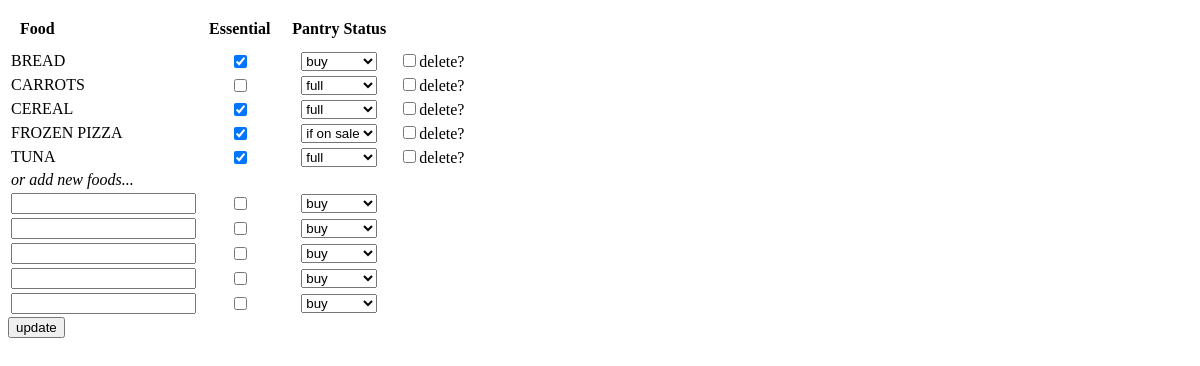
/pantry, run on an earlier commit of the app's database.
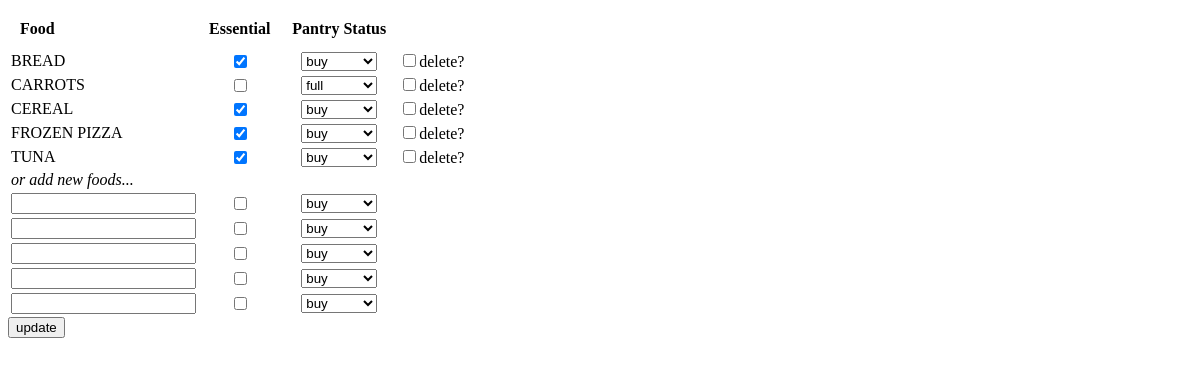
And on a later commit of the database.
### app.py (models this page shows, shortened)
class Food(db.Model):
    id = db.Column(db.Integer, primary_key=True)
    name = db.Column(db.String(80), unique=True)
    essential = db.Column(db.Boolean)
    status = db.Column(db.Integer)
    locations = db.relationship('Store', secondary=location_table,
        backref=db.backref('foods', lazy='dynamic'))

### app.py (the view, shortened to what this page needs)
@app.route('/pantry', methods=['GET', 'POST'])
def pantry():
    food = Food.query.order_by(Food.name)
    locations = Store.query.order_by("name").all()
    return render_template('pantry.html', food=food, locations=locations)

### templates/pantry.html (shortened to what this page needs)
{% extends "layout.html" %}
{% block content %}
<form action="" method="post">
       <table>
                <tr>
          <th>Food</th>
          <th>Essential</th>
          <th>Pantry Status</th>
         </tr>
        {% for f in food %}
        <tr>
            <td>{{f.name|upper}}</td>
            <td><input type="checkbox" name="{{f.name+'_essential'}}" value=1 {% if f.essential %} checked {% endif %} ></td>
            <td>
              <select name='{{f.name+"_status"}}'>
                  <option value="0" {% if f.status == 0 %} selected {% endif %} >buy</option>
                  <option value="1" {% if f.status == 1 %} selected {% endif %}>full</option>
                  <option value="2" {% if f.status == 2 %} selected {% endif %}>if on sale</option>
            </select>
          </td>
            <td><input type="checkbox" name='{{f.name+"_delete"}}' value=1 >delete?</td>
           {% endfor %}
        </tr>
        <tr>
            <td><em>or add new foods...</em> </td>
            <td></td>
        </tr>
           {% for i in range(5) %}
        <tr>
           <td><input type="text" name='{{i}}'> </td>
           <td><input type="checkbox" name='{{ "checkbox_" + i|string }}' value=1></td>
           <td>
              <select name='{{"status_" + i|string}}'>
                  <option value="0">buy</option>
            </select>
        </tr>
           {% endfor %}
       </table>
    <input type="submit" value='update'>
    </form>
{% endblock %}

### templates/layout.html (shortened to what this page needs)
<html>
<head>
    <link rel="stylesheet" href="/static/style.css">
</head>
<body>
    <div class="content">
    {% block content %}
    {% endblock %}
</div>
</body>
</html>

### static/style.css (style rules this page uses)
td:nth-child(n+2) { text-align: center; }
th { text-align: left; padding: 10px; }

What changed in the data, as far as the page shows it:
changed Food "CEREAL": status+name "full" → "buy"
changed Food "FROZEN PIZZA": status+name "if on sale" → "buy"
changed Food "TUNA": status+name "full" → "buy"
